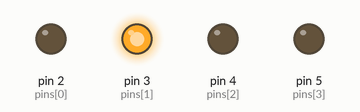
The sketch below on a simulated Arduino Uno, built with avr-gcc and run on an emulated ATmega328P. On the bench: output pins drawn as LEDs (lit = HIGH). What the sketch prints to the serial monitor is not drawn.

Above: at 0.1 s.
Timing chart, 0 to 1.6 s (numbered marks = the images above):
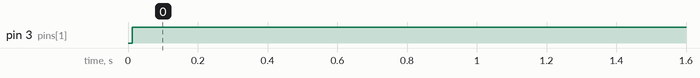

Measured:
- by itself, pin 3 (pins[1]): LOW → HIGH at 0.01 s

The sketch:

ex_1.3.ino
```cpp
//int button = 1;  // pin to connect the button
int presses = 2;    // variable to store number of presses
long time = 0;      // used for debounce
long debounce = 100;  // how many ms to "debounce"
const byte numPins = 4; // how many leds
const byte numButtons = 4; // how many leds
int state; // used for HIGH or LOW


 // pins to connect leds
byte pins[] = {2,3,4,5};
byte buttons[] = {0,0,0,0};


void setup()
{
  /* we setup all led pins as OUTPUT */
  for(int i = 0; i < numPins; i++) {
    pinMode(pins[i], OUTPUT);
    Serial.begin(9600);
  }
  for(int i = 0; i < numButtons; i++) {
    pinMode(buttons[i], INPUT);
   Serial.begin(9600);

  /* use pin 2 which has interrupt 0 on Arduino UNO */
  attachInterrupt(0, count, LOW);


  }}

void loop()
{

  /* convert presses to binary and store it as a string */
  String binNumber = String(presses, BIN);
  /* get the length of the string */
  int binLength = binNumber.length();
  if(presses <= 255) {  // if we have less or equal to 255 presses

    for(int i = 0, x = 1; i < binLength; i++, x+=2) {
      if(binNumber[i] == '0') state = LOW;
      if(binNumber[i] == '1') state = HIGH;
      digitalWrite(pins[i] + binLength - x, state);
      Serial.println(binNumber[i], BIN);
    }
  } else {

  }
}


void count() {
  // we debounce the button and increase the presses
  if(millis() - time > debounce)  presses++;
  time = millis();
}
```
